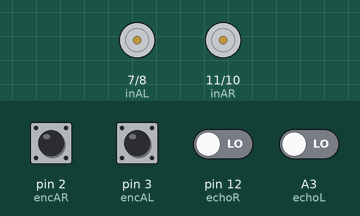
This sketch was run on a simulated Arduino Uno, built with avr-gcc and run on an emulated ATmega328P. On the bench: motor-driver pin pairs drawn as motors (green arrow = first pin HIGH = forward, orange = second pin HIGH = backward, longer = more drive, scaled by the enable pin). Inputs (shaded band) come from the test bench; at power-on: pin 2 (encAR), pin 3 (encAL) HIGH, A3 (echoL), pin 12 (echoR) LOW.

Above: at 0.1 s.
At 8.1 s:
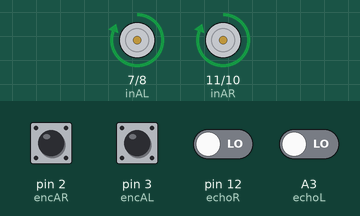
Timing chart, 0 to 9.6 s (numbered marks = the images above):
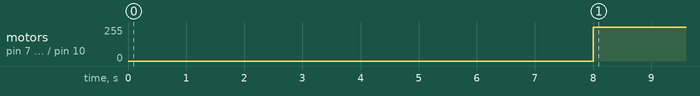

The sketch:

Move_Cell_Forward.ino
```cpp
#include <util/atomic.h>

#define encAR 2
#define encBR 5
#define inAR 11
#define inBR 10
#define PWMR 9

#define encAL 3
#define encBL 4
#define inAL 7
#define inBL 8
#define PWML 6

#define trigR A0
#define trigL A4
#define trigF A1

#define echoR 12
#define echoL A3
#define echoF A2

volatile int posR = 0 , posL = 0 ;
int target;

void setup() {
  pinMode(encAR,INPUT);
  pinMode(encBR,INPUT);
  pinMode(inAR,OUTPUT);
  pinMode(inBR,OUTPUT);
  pinMode(PWMR,OUTPUT);
  attachInterrupt(digitalPinToInterrupt(encAR),readEncoderR,RISING);

  pinMode(encAL,INPUT);
  pinMode(encBL,INPUT);
  pinMode(inAL,OUTPUT);
  pinMode(inBL,OUTPUT);
  pinMode(PWML,OUTPUT);
  attachInterrupt(digitalPinToInterrupt(encAL),readEncoderL,RISING);
  moveDist(30,100);
  moveDist(30,100);
}

void loop() {

}

void moveDist(int dist , int Speed){
  int ppr = 385;
  float tireCirc = 2 * 3.5 * 3.14;
  int currPosR ,currPosL;
  ATOMIC_BLOCK(ATOMIC_RESTORESTATE){
    currPosR = posR;
    currPosL = posL;
    }
  int targetR = -((float(dist)/tireCirc ) * float(ppr)) + currPosR ;
  int targetL = (float(dist)/tireCirc ) * float(ppr)+ currPosL ;
  int eL = targetL - currPosL , eR =  currPosR - targetR;
  int dirR = 1 , dirL = 1;
  if(eR < 0) dirR = -1;
  if(eL < 0) dirL = -1;
  int mn = 0.02*abs(eR);
  float leftDamp = 1.0 , rightDamp = 1.0 ,increment = 0.5;
  int prevDistR = readUltrasonicR() , prevDistL = readUltrasonicL();
  while(abs(eR)> mn){
    if(readUltrasonicR() <= 10){
      if(readUltrasonicR() < prevDistR){
          rightDamp += increment;
          leftDamp -= increment;
        }
      else if(readUltrasonicR() > prevDistR){
          rightDamp -= increment;
          leftDamp += increment;
        }
      }
    if(readUltrasonicL() <= 10){
      if(readUltrasonicL() < prevDistL){
          rightDamp -= increment;
          leftDamp += increment;
        }
      else if(readUltrasonicL() > prevDistL){
          rightDamp += increment;
          leftDamp -= increment;

        }
      }
    int errorR = 0.45*eR, errorL = 0.45*eR;
    if(abs(eL) < abs(eR)){
          errorL =  errorR - 0.1 * errorR;
          errorR =  errorR + 0.1 * errorR;
        }
    else if(abs(eL) > abs(eR)){
        errorL =  errorR + 0.1 * errorR;
        errorR =  errorR - 0.1 * errorR;
        }
    int pwmR = rightDamp * errorR * Speed ;
    int pwmL = leftDamp * errorL * Speed ;
    if(pwmR > 255) pwmR = 255;
    else if(pwmR < 40) pwmR = 40;
    if(pwmL > 255) pwmL = 255;
    else if(pwmL < 40) pwmL = 40;
    setMotor(dirR , pwmR , inAR , inBR , PWMR);
    setMotor(dirL , pwmL , inAL , inBL , PWML);
    ATOMIC_BLOCK(ATOMIC_RESTORESTATE){
      currPosR = posR;
      currPosL = posL;
    }
    eL = targetL - currPosL , eR =  currPosR - targetR;
    prevDistR = readUltrasonicR();
    prevDistL = readUltrasonicL();
    if(eR < 0) break;
    if(eL < 0) break;
  }
  setMotor(0,0,inAR,inBR,PWMR);
  setMotor(0,0,inAL,inBL,PWML);
  ATOMIC_BLOCK(ATOMIC_RESTORESTATE){
      posR = 0;
      posL = 0;
    }
}

void setMotor(int dir , int pwmValue , int in1 , int in2 , int pwm ){
  analogWrite(pwm , pwmValue);
  if(dir == 1){
    digitalWrite(in1,HIGH);
    digitalWrite(in2,LOW);
    }
  else if(dir == -1){
    digitalWrite(in2,HIGH);
    digitalWrite(in1,LOW);
    }
  else{
    digitalWrite(in1,LOW);
    digitalWrite(in2,LOW);
    }
  }
void readEncoderR(){
  if(digitalRead(encBR)) posR++;
  else posR--;
  }

void readEncoderL(){
  if(digitalRead(encBL)) posL++;
  else posL--;
  }

int readUltrasonicR(){
  digitalWrite(trigR, LOW);
  delayMicroseconds(2);
  digitalWrite(trigR, HIGH);
  delayMicroseconds(10);
  digitalWrite(trigR, LOW);
  int distant = pulseIn(echoR, HIGH);
  int disC = distant * 0.5 * 0.034;
  return disC;
  }

int readUltrasonicL(){
  digitalWrite(trigL, LOW);
  delayMicroseconds(2);
  digitalWrite(trigL, HIGH);
  delayMicroseconds(10);
  digitalWrite(trigL, LOW);
  int distant = pulseIn(echoL, HIGH);
  int disC = distant * 0.5 * 0.034;
  return disC;
  }

int readUltrasonicF(){
  digitalWrite(trigF, LOW);
  delayMicroseconds(2);
  digitalWrite(trigF, HIGH);
  delayMicroseconds(10);
  digitalWrite(trigF, LOW);
  int distant = pulseIn(echoF, HIGH);
  int disC = distant * 0.5 * 0.034;
  return disC;
  }
```

Measured:
- by itself, motor on pin 7 (inAL) / pin 8 (inBL), motor on pin 11 (inAR) / pin 10 (inBR): stopped → forward 255/255 at 8.0 s
